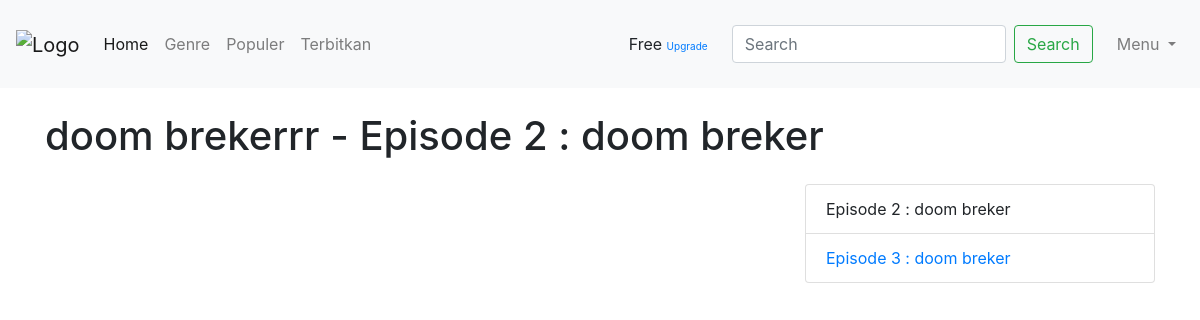
The page /detail-komik-episode.php?id_judul=40&id_episode=31 (signed in) on the database its author committed.
### tables this page shows
CREATE TABLE `terbit` (
  `id_judul` int NOT NULL,
  `id_akun` int NOT NULL,
  `judul` varchar(100) NOT NULL,
  `genre` varchar(20) NOT NULL,
  `email` varchar(100) NOT NULL,
  `ringkasan` varchar(255) NOT NULL,
  `foto` varchar(255) NOT NULL,
  `disetujui` int NOT NULL,
  `premium` int NOT NULL DEFAULT '0',
  `view_count` int NOT NULL DEFAULT '0',
  `tgl_dibuat` date NULL,
  `tgl_disetujui` date NULL
);

CREATE TABLE `episode` (
  `id_episode` int NOT NULL,
  `id_judul` int NOT NULL,
  `judul` varchar(255) NOT NULL,
  `genre` varchar(255) NOT NULL,
  `episode` varchar(255) NOT NULL,
  `tgl` date NOT NULL,
  `foto` varchar(255) DEFAULT NULL
);

### config/controller.php (called while the page is built, shortened)
<?php
function select($query){
    global $db;
    $result = mysqli_query($db, $query);
    $rows = [];
    while ($row = mysqli_fetch_assoc($result)) {
       $rows[] = $row;
    }
    return $rows;
}
?>

### detail-komik-episode.php (the view, shortened to what this page needs)
<?php
include 'config/app.php';
?>
<!DOCTYPE html>
<html lang="en">
<head>
</head>
<body>
    <?php include 'layout/header.php';
    if (isset($_GET['id_judul']) && isset($_GET['id_episode'])) {
        $id_judul = $_GET['id_judul'];
        $id_episode = $_GET['id_episode'];
    } else {
        echo "<script>
            alert('Data judul tidak ditemukan');
            document.location.href = 'test.php';
        </script>";
    }
    $terbit = select("SELECT * FROM terbit WHERE id_judul = $id_judul")[0];
    $episode_komik = select("SELECT * FROM episode WHERE id_episode = $id_episode")[0];
    $episodes = select("SELECT * FROM episode WHERE id_judul = $id_judul ORDER BY episode");
    ?>
    <div class="container mt-4">
        <h1 class="mb-4"><?= $terbit['judul']; ?> - Episode <?= $episode_komik['episode']; ?> : <?= $episode_komik['judul']; ?></h1>
        <div class="row">
            <div class="col-8">
            </div>
            <div class="col-4">
                <ul class="list-group">
                    <?php foreach ($episodes as $episode) : ?>
                        <?php if ($episode['id_episode'] == $episode_komik['id_episode']) : ?>
                            <li class="list-group-item">
                                Episode <?= $episode['episode']; ?> : <?= $episode['judul']; ?>
                            </li>
                        <?php else : ?>
                            <li class="list-group-item">
                                <a href="/detail-komik-episode.php?id_judul=<?= $terbit['id_judul'] ?>&id_episode=<?= $episode['id_episode']; ?>">
                                    Episode <?= $episode['episode']; ?> : <?= $episode['judul']; ?>
                                </a>
                            </li>
                        <?php endif; ?>
                    <?php endforeach; ?>
                </ul>
            </div>
        </div>
    </div>
</body>
</html>

### rows shown on the page
terbit: judul "doom brekerrr"
episode: episode "2", judul "doom breker"
episode: episode "3", judul "doom breker"
